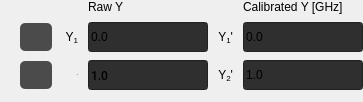
               <widget class="QFrame" name="calibrateYGridFrame">
                <property name="sizePolicy">
                 <sizepolicy hsizetype="Fixed" vsizetype="Fixed">
                  <horstretch>0</horstretch>
                  <verstretch>0</verstretch>
                 </sizepolicy>
                </property>
                <property name="minimumSize">
                 <size>
                  <width>363</width>
                  <height>100</height>
                 </size>
                </property>
                <property name="maximumSize">
                 <size>
                  <width>363</width>
                  <height>16777215</height>
                 </size>
                </property>
                <property name="toolTip">
                 <string notr="true"/>
                </property>
                <property name="styleSheet">
                 <string notr="true">QPushButton {
	background-color: #4B4B4B;
	border-radius: 5px;	
}
QPushButton:pressed {
    background-color: #363636;
    icon: url(:/icons/svg/target-pressed.svg)
}
QPushButton:checked{
	background-color: rgb(196, 150, 250);
}</string>
                </property>
                <layout class="QGridLayout" name="gridLayout_11">
                 <property name="leftMargin">
                  <number>0</number>
                 </property>
                 <property name="topMargin">
                  <number>0</number>
                 </property>
                 <property name="rightMargin">
                  <number>0</number>
                 </property>
                 <property name="bottomMargin">
                  <number>12</number>
                 </property>
                 <property name="horizontalSpacing">
                  <number>0</number>
                 </property>
                 <property name="verticalSpacing">
                  <number>8</number>
                 </property>
                 <item row="2" column="1">
                  <widget class="QPushButton" name="calibrateY2Button">
                   <property name="sizePolicy">
                    <sizepolicy hsizetype="Fixed" vsizetype="Fixed">
                     <horstretch>0</horstretch>
                     <verstretch>0</verstretch>
                    </sizepolicy>
                   </property>
                   <property name="minimumSize">
                    <size>
                     <width>28</width>
                     <height>28</height>
                    </size>
                   </property>
                   <property name="cursor">
                    <cursorShape>PointingHandCursor</cursorShape>
                   </property>
                   <property name="toolTip">
                    <string notr="true">Calibrate y2, allows selection of coordinate inside plot</string>
                   </property>
                   <property name="styleSheet">
                    <string notr="true"/>
                   </property>
                   <property name="text">
                    <string/>
                   </property>
                   <property name="icon">
                    <iconset resource="resources.qrc">
                     <normaloff>:/icons/svg/target.svg</normaloff>:/icons/svg/target.svg</iconset>
                   </property>
                   <property name="checkable">
                    <bool>true</bool>
                   </property>
                   <property name="checked">
                    <bool>false</bool>
                   </property>
                  </widget>
                 </item>
                 <item row="2" column="5">
                  <widget class="CalibrationLineEdit" name="rawY2LineEdit">
                   <property name="sizePolicy">
                    <sizepolicy hsizetype="Fixed" vsizetype="Fixed">
                     <horstretch>0</horstretch>
                     <verstretch>0</verstretch>
                    </sizepolicy>
                   </property>
                   <property name="minimumSize">
                    <size>
                     <width>120</width>
                     <height>30</height>
                    </size>
                   </property>
                   <property name="maximumSize">
                    <size>
                     <width>120</width>
                     <height>16777215</height>
                    </size>
                   </property>
                   <property name="font">
                    <font>
                     <family>Roboto Medium</family>
                    </font>
                   </property>
                   <property name="toolTip">
                    <string notr="true"/>
                   </property>
                   <property name="styleSheet">
                    <string notr="true">background-color: rgb(47,47,47);</string>
                   </property>
                   <property name="text">
                    <string notr="true">1.0</string>
                   </property>
                  </widget>
                 </item>
                 <item row="1" column="4">
                  <spacer name="horizontalSpacer_24">
                   <property name="orientation">
                    <enum>Qt::Horizontal</enum>
                   </property>
                   <property name="sizeType">
                    <enum>QSizePolicy::Fixed</enum>
                   </property>
                   <property name="sizeHint" stdset="0">
                    <size>
                     <width>10</width>
                     <height>20</height>
                    </size>
                   </property>
                  </spacer>
                 </item>
                 <item row="2" column="8">
                  <widget class="CalibrationLineEdit" name="mapY2LineEdit">
                   <property name="sizePolicy">
                    <sizepolicy hsizetype="Fixed" vsizetype="Fixed">
                     <horstretch>0</horstretch>
                     <verstretch>0</verstretch>
                    </sizepolicy>
                   </property>
                   <property name="minimumSize">
                    <size>
                     <width>120</width>
                     <height>30</height>
                    </size>
                   </property>
                   <property name="maximumSize">
                    <size>
                     <width>120</width>
                     <height>16777215</height>
                    </size>
                   </property>
                   <property name="toolTip">
                    <string notr="true"/>
                   </property>
                   <property name="styleSheet">
                    <string notr="true">background-color: rgb(47,47,47);</string>
                   </property>
                   <property name="text">
                    <string notr="true">1.0</string>
                   </property>
                  </widget>
                 </item>
                 <item row="2" column="6">
                  <widget class="QLabel" name="label_22">
                   <property name="sizePolicy">
                    <sizepolicy hsizetype="Minimum" vsizetype="Preferred">
                     <horstretch>0</horstretch>
                     <verstretch>0</verstretch>
                    </sizepolicy>
                   </property>
                   <property name="text">
                    <string notr="true">&lt;html&gt;&lt;head/&gt;&lt;body&gt;&lt;p align=&quot;right&quot;&gt;Y&lt;span style=&quot; vertical-align:sub;&quot;&gt;2&lt;/span&gt;'&lt;/p&gt;&lt;/body&gt;&lt;/html&gt;</string>
                   </property>
                  </widget>
                 </item>
                 <item row="1" column="9">
                  <spacer name="horizontalSpacer_22">
                   <property name="orientation">
                    <enum>Qt::Horizontal</enum>
                   </property>
                   <property name="sizeType">
                    <enum>QSizePolicy::Fixed</enum>
                   </property>
                   <property name="sizeHint" stdset="0">
                    <size>
                     <width>0</width>
                     <height>20</height>
                    </size>
                   </property>
                  </spacer>
                 </item>
                 <item row="1" column="5">
                  <widget class="CalibrationLineEdit" name="rawY1LineEdit">
                   <property name="sizePolicy">
                    <sizepolicy hsizetype="Fixed" vsizetype="Fixed">
                     <horstretch>0</horstretch>
                     <verstretch>0</verstretch>
                    </sizepolicy>
                   </property>
                   <property name="minimumSize">
                    <size>
                     <width>120</width>
                     <height>30</height>
                    </size>
                   </property>
                   <property name="maximumSize">
                    <size>
                     <width>120</width>
                     <height>16777215</height>
                    </size>
                   </property>
                   <property name="toolTip">
                    <string notr="true"/>
                   </property>
                   <property name="styleSheet">
                    <string notr="true">background-color: rgb(47,47,47);</string>
                   </property>
                   <property name="text">
                    <string notr="true">0.0</string>
                   </property>
                  </widget>
                 </item>
                 <item row="1" column="8">
                  <widget class="CalibrationLineEdit" name="mapY1LineEdit">
                   <property name="sizePolicy">
                    <sizepolicy hsizetype="Fixed" vsizetype="Fixed">
                     <horstretch>0</horstretch>
                     <verstretch>0</verstretch>
                    </sizepolicy>
                   </property>
                   <property name="minimumSize">
                    <size>
                     <width>120</width>
                     <height>30</height>
                    </size>
                   </property>
                   <property name="maximumSize">
                    <size>
                     <width>120</width>
                     <height>16777215</height>
                    </size>
                   </property>
                   <property name="toolTip">
                    <string notr="true"/>
                   </property>
                   <property name="styleSheet">
                    <string notr="true">background-color: rgb(47,47,47);</string>
                   </property>
                   <property name="text">
                    <string notr="true">0.0</string>
                   </property>
                  </widget>
                 </item>
                 <item row="2" column="3">
                  <widget class="QLabel" name="label_20">
                   <property name="sizePolicy">
                    <sizepolicy hsizetype="Minimum" vsizetype="Preferred">
                     <horstretch>0</horstretch>
                     <verstretch>0</verstretch>
                    </sizepolicy>
                   </property>
                   <property name="font">
                    <font>
                     <family>Roboto Medium</family>
                     <pointsize>-1</pointsize>
                    </font>
                   </property>
                   <property name="text">
                    <string notr="true">&lt;html&gt;&lt;head/&gt;&lt;body&gt;&lt;p align=&quot;right&quot;&gt;Y&lt;span style=&quot; vertical-align:sub;&quot;&gt;2&lt;/span&gt;&lt;/p&gt;&lt;/body&gt;&lt;/html&gt;</string>
                   </property>
                  </widget>
                 </item>
                 <item row="1" column="1">
                  <widget class="QPushButton" name="calibrateY1Button">
                   <property name="sizePolicy">
                    <sizepolicy hsizetype="Fixed" vsizetype="Fixed">
                     <horstretch>0</horstretch>
                     <verstretch>0</verstretch>
                    </sizepolicy>
                   </property>
                   <property name="minimumSize">
                    <size>
                     <width>28</width>
                     <height>28</height>
                    </size>
                   </property>
                   <property name="maximumSize">
                    <size>
                     <width>16777215</width>
                     <height>16777215</height>
                    </size>
                   </property>
                   <property name="cursor">
                    <cursorShape>PointingHandCursor</cursorShape>
                   </property>
                   <property name="toolTip">
                    <string notr="true">Calibrate y1, allows selection of coordinate inside plot</string>
                   </property>
                   <property name="styleSheet">
                    <string notr="true"/>
                   </property>
                   <property name="text">
                    <string/>
                   </property>
                   <property name="icon">
                    <iconset resource="resources.qrc">
                     <normaloff>:/icons/svg/target.svg</normaloff>:/icons/svg/target.svg</iconset>
                   </property>
                   <property name="checkable">
                    <bool>true</bool>
                   </property>
                   <property name="checked">
                    <bool>false</bool>
                   </property>
                  </widget>
                 </item>
                 <item row="0" column="5">
                  <widget class="QLabel" name="label_23">
                   <property name="sizePolicy">
                    <sizepolicy hsizetype="Fixed" vsizetype="Fixed">
                     <horstretch>0</horstretch>
                     <verstretch>0</verstretch>
                    </sizepolicy>
                   </property>
                   <property name="text">
                    <string>&lt;html&gt;&lt;head/&gt;&lt;body&gt;&lt;p&gt;Raw Y&lt;/p&gt;&lt;/body&gt;&lt;/html&gt;</string>
                   </property>
                  </widget>
                 </item>
                 <item row="1" column="6">
                  <widget class="QLabel" name="label_21">
                   <property name="sizePolicy">
                    <sizepolicy hsizetype="Minimum" vsizetype="Preferred">
                     <horstretch>0</horstretch>
                     <verstretch>0</verstretch>
                    </sizepolicy>
                   </property>
                   <property name="text">
                    <string notr="true">&lt;html&gt;&lt;head/&gt;&lt;body&gt;&lt;p align=&quot;right&quot;&gt;Y&lt;span style=&quot; vertical-align:sub;&quot;&gt;1&lt;/span&gt;'&lt;/p&gt;&lt;/body&gt;&lt;/html&gt;</string>
                   </property>
                  </widget>
                 </item>
                 <item row="1" column="7">
                  <spacer name="horizontalSpacer_21">
                   <property name="orientation">
                    <enum>Qt::Horizontal</enum>
                   </property>
                   <property name="sizeType">
                    <enum>QSizePolicy::Fixed</enum>
                   </property>
                   <property name="sizeHint" stdset="0">
                    <size>
                     <width>10</width>
                     <height>20</height>
                    </size>
                   </property>
                  </spacer>
                 </item>
                 <item row="1" column="3">
                  <widget class="QLabel" name="label_19">
                   <property name="sizePolicy">
                    <sizepolicy hsizetype="Minimum" vsizetype="Preferred">
                     <horstretch>0</horstretch>
                     <verstretch>0</verstretch>
                    </sizepolicy>
                   </property>
                   <property name="text">
                    <string notr="true">&lt;html&gt;&lt;head/&gt;&lt;body&gt;&lt;p align=&quot;right&quot;&gt;Y&lt;span style=&quot; vertical-align:sub;&quot;&gt;1&lt;/span&gt;&lt;/p&gt;&lt;/body&gt;&lt;/html&gt;</string>
                   </property>
                  </widget>
                 </item>
                 <item row="0" column="8">
                  <widget class="QLabel" name="label_24">
                   <property name="sizePolicy">
                    <sizepolicy hsizetype="Fixed" vsizetype="Fixed">
                     <horstretch>0</horstretch>
                     <verstretch>0</verstretch>
                    </sizepolicy>
                   </property>
                   <property name="text">
                    <string>&lt;html&gt;&lt;head/&gt;&lt;body&gt;&lt;p&gt;Calibrated Y [GHz]&lt;/p&gt;&lt;/body&gt;&lt;/html&gt;</string>
                   </property>
                   <property name="alignment">
                    <set>Qt::AlignLeading|Qt::AlignLeft|Qt::AlignVCenter</set>
                   </property>
                  </widget>
                 </item>
                 <item row="1" column="0">
                  <spacer name="horizontalSpacer_23">
                   <property name="orientation">
                    <enum>Qt::Horizontal</enum>
                   </property>
                   <property name="sizeType">
                    <enum>QSizePolicy::Fixed</enum>
                   </property>
                   <property name="sizeHint" stdset="0">
                    <size>
                     <width>20</width>
                     <height>20</height>
                    </size>
                   </property>
                  </spacer>
                 </item>
                </layout>
               </widget>
